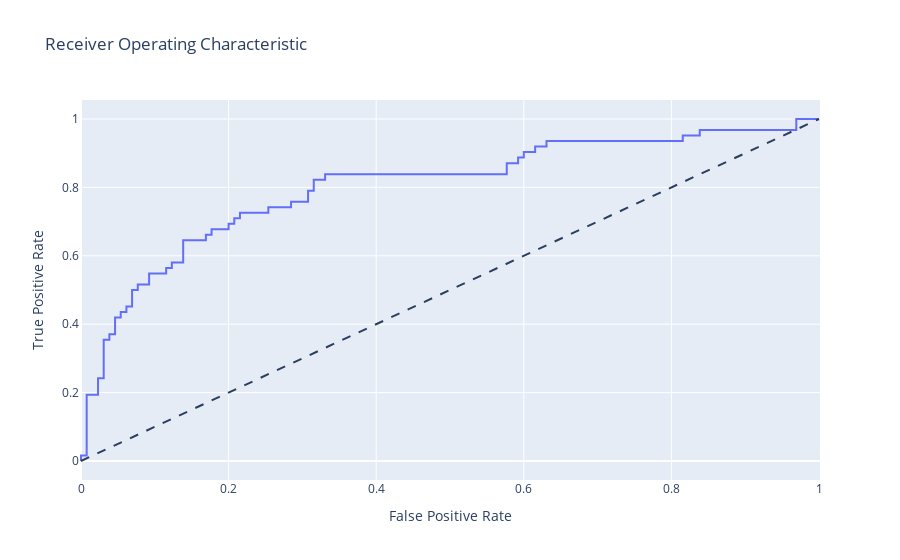

The cell this chart's notebook holds for it:
### Code cell
## Receiver Operating Characteristic(ROC) curve is a plot of the true positive rate against
## the false positive rate.
y_pred_proba = logreg.predict_proba(X_test)[:, 1]
fpr, tpr, _ = metrics.roc_curve(y_test, y_pred_proba)
auc = metrics.roc_auc_score(y_test, y_pred_proba)

df_roc = pd.DataFrame({'False Positive Rate': fpr, 'True Positive Rate': tpr})
fig = px.line(df_roc, x='False Positive Rate', y='True Positive Rate', title='Receiver Operating Characteristic')
fig.update_layout(showlegend=False)
fig.add_shape(type='line', line=dict(dash='dash'), x0=0, x1=1, y0=0, y1=1)
fig.update_xaxes(title='False Positive Rate')
fig.update_yaxes(title='True Positive Rate')
fig.show()

### Figure 1 — Plotly figure (JSON) as saved in the notebook; plotly's stock layout.template omitted (floating-point values rounded to 4 significant figures)
{"data": [{"hovertemplate": "False Positive Rate=%{x}<br>True Positive Rate=%{y}<extra></extra>", "legendgroup": "", "line": {"color": "#636efa", "dash": "solid"}, "marker": {"symbol": "circle"}, "mode": "lines", "name": "", "orientation": "v", "showlegend": false, "type": "scatter", "x": [0, 0, 0.007692, 0.007692, 0.02308, 0.02308, 0.03077, 0.03077, 0.03846, 0.03846, 0.04615, 0.04615, 0.05385, 0.05385, 0.06154, 0.06154, 0.06923, 0.06923, 0.07692, 0.07692, 0.09231, 0.09231, 0.1154, 0.1154, 0.1231, 0.1231, 0.1385, 0.1385, 0.1692, 0.1692, 0.1769, 0.1769, 0.2, 0.2, 0.2077, 0.2077, 0.2154, 0.2154, 0.2538, 0.2538, 0.2846, 0.2846, 0.3077, 0.3077, 0.3154, 0.3154, 0.3308, 0.3308, 0.5769, 0.5769, 0.5923, 0.5923, 0.6, 0.6, 0.6154, 0.6154, 0.6308, 0.6308, 0.8154, 0.8154, 0.8385, 0.8385, 0.9692, 0.9692, 1], "xaxis": "x", "y": [0, 0.01613, 0.01613, 0.1935, 0.1935, 0.2419, 0.2419, 0.3548, 0.3548, 0.371, 0.371, 0.4194, 0.4194, 0.4355, 0.4355, 0.4516, 0.4516, 0.5, 0.5, 0.5161, 0.5161, 0.5484, 0.5484, 0.5645, 0.5645, 0.5806, 0.5806, 0.6452, 0.6452, 0.6613, 0.6613, 0.6774, 0.6774, 0.6935, 0.6935, 0.7097, 0.7097, 0.7258, 0.7258, 0.7419, 0.7419, 0.7581, 0.7581, 0.7903, 0.7903, 0.8226, 0.8226, 0.8387, 0.8387, 0.871, 0.871, 0.8871, 0.8871, 0.9032, 0.9032, 0.9194, 0.9194, 0.9355, 0.9355, 0.9516, 0.9516, 0.9677, 0.9677, 1, 1], "yaxis": "y"}], "layout": {"legend": {"tracegroupgap": 0}, "shapes": [{"line": {"dash": "dash"}, "type": "line", "x0": 0, "x1": 1, "y0": 0, "y1": 1}], "showlegend": false, "title": {"text": "Receiver Operating Characteristic"}, "xaxis": {"anchor": "y", "domain": [0, 1], "title": {"text": "False Positive Rate"}}, "yaxis": {"anchor": "x", "domain": [0, 1], "title": {"text": "True Positive Rate"}}}}
